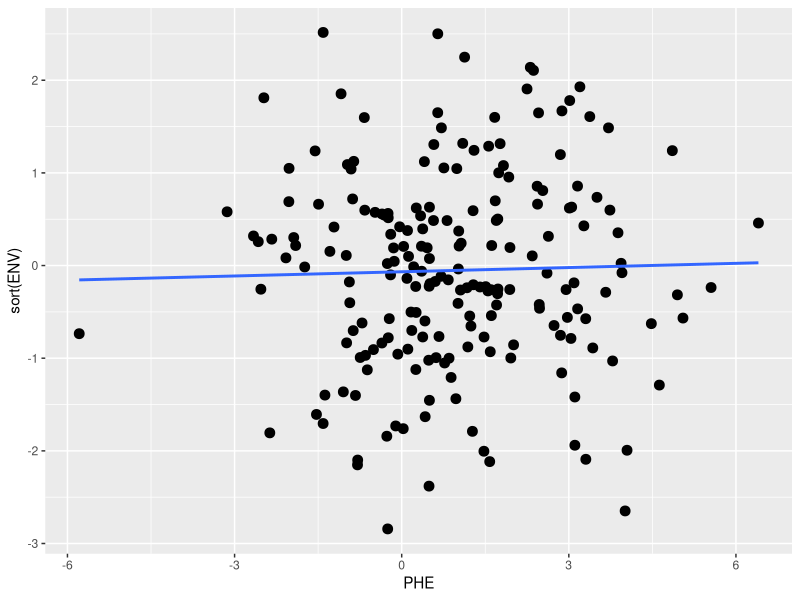
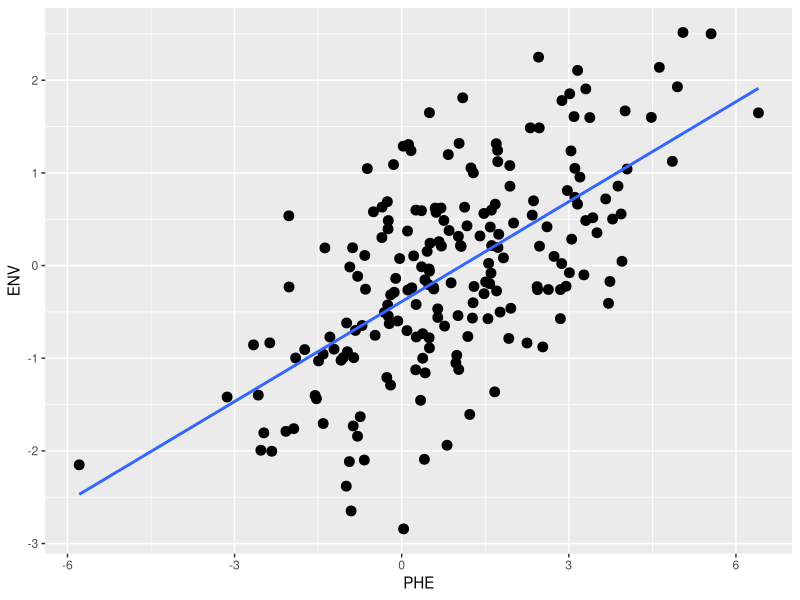
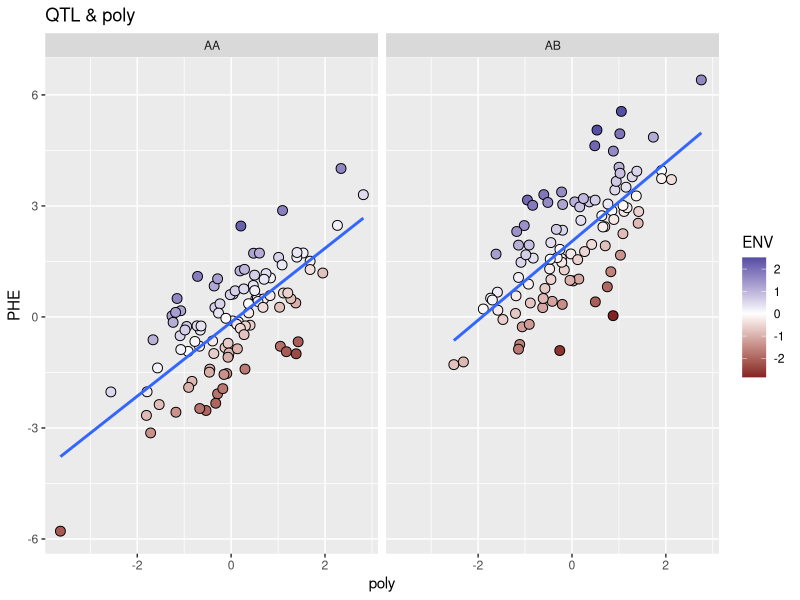
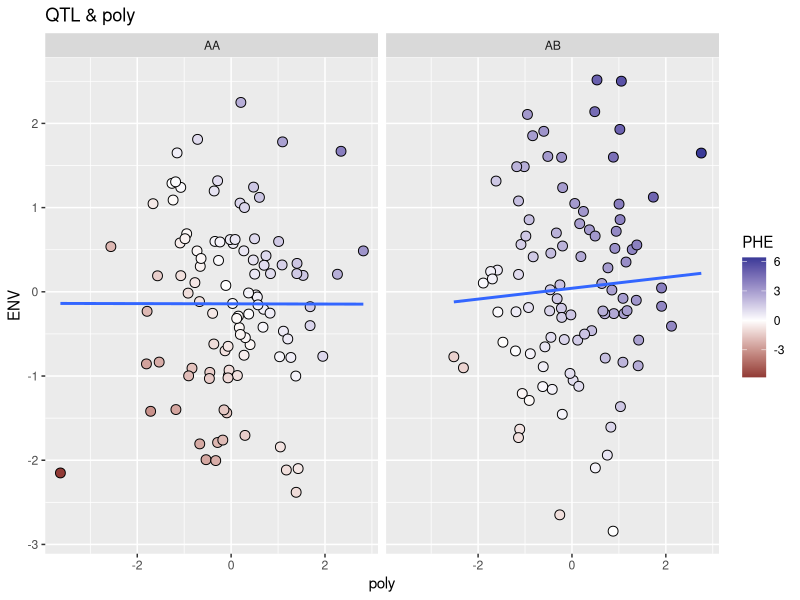
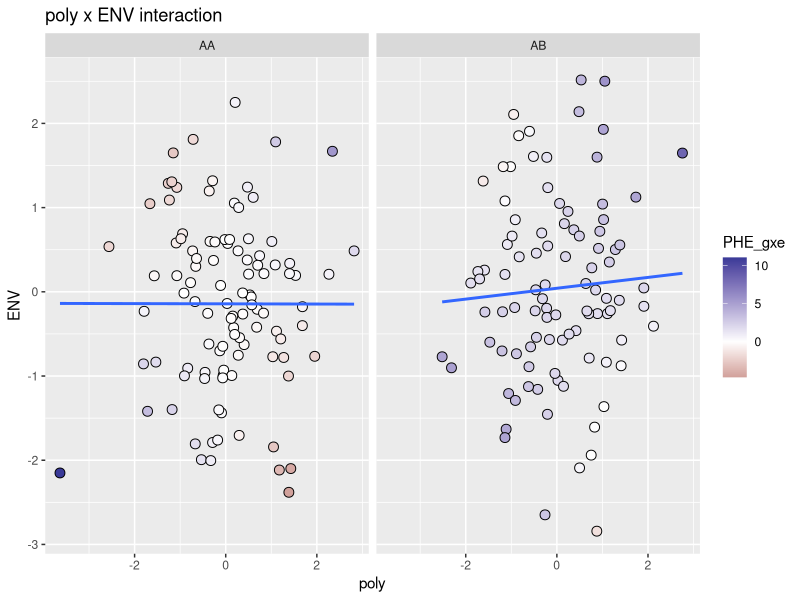
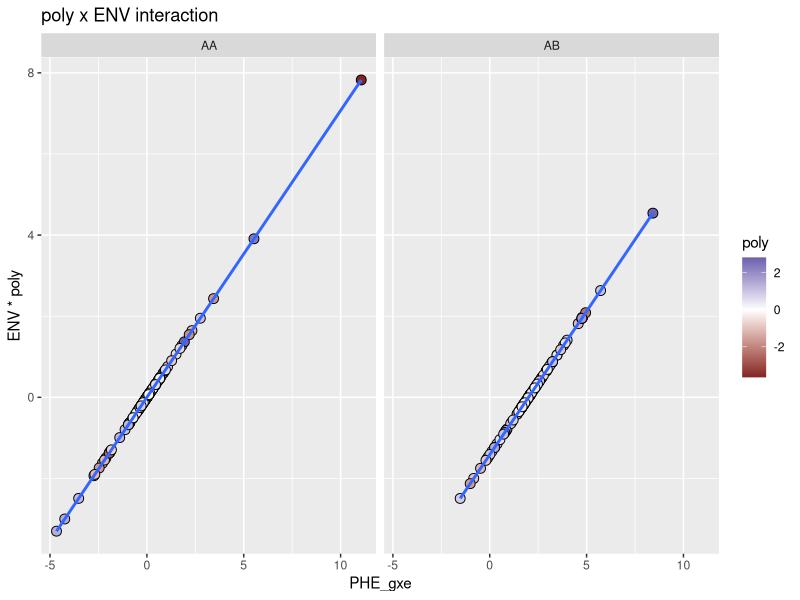
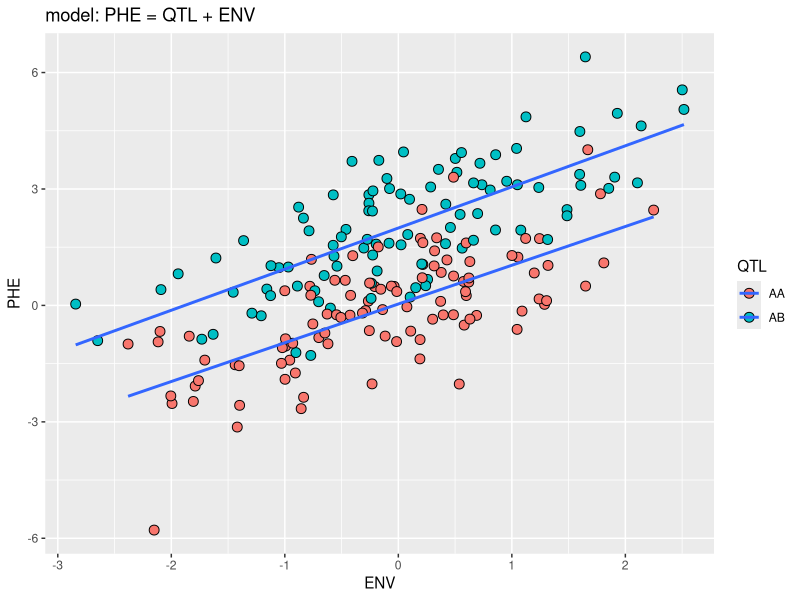
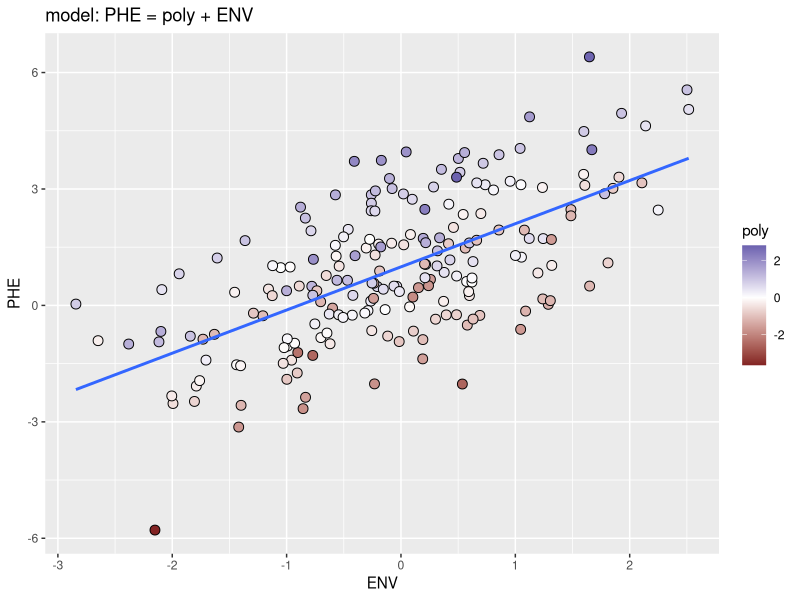

Generate these figures, in order, with R:
## ---- chunk 1
knitr::opts_chunk$set(echo = TRUE)
## ---- chunk 2
library(ggplot2)
library(dplyr)
## ---- chunk 3
n <- 200
sd <- 0
ENV <- rnorm(n)
QTL_num <- round(runif(n))
poly <- rnorm(n)
err <- sd * rnorm(n)
d <- data.frame(ENV,QTL_num,poly,err)
d$PHE <- d$ENV + 2 * d$QTL_num + d$poly + d$err
d$PHE_qxe <- 2 * d$ENV * d$QTL_num + d$poly + d$err
d$PHE_gxe <- sqrt(2) * d$ENV * d$poly + 2 * d$QTL_num + d$err
## ---- chunk 4
d <- mutate(d, QTL = c("AA","AB")[1 + round(QTL_num)])
## ---- chunk 5
ggplot(d, aes(PHE,sort(ENV))) +
  geom_point(size=3) +
  geom_smooth(method="lm",se=FALSE)
## ---- chunk 6
ggplot(d, aes(PHE,ENV)) +
  geom_point(size=3) +
  geom_smooth(method="lm",se=FALSE)
## ---- chunk 7
jpeg("../../Figs/phe_qtl.jpg", width=600, height=400)
ggplot(d, aes(ENV,PHE, fill=QTL)) +
  geom_point(size=3, shape=21) +
  geom_smooth(method="lm",se=FALSE) +
  ggtitle("model: PHE = QTL + ENV")
dev.off()
## ---- chunk 8
jpeg("../../Figs/phe_poly.jpg", width=600, height=400)
ggplot(d, aes(ENV,PHE, fill=poly)) +
  geom_point(size=3, shape=21) +
  geom_smooth(method="lm",se=FALSE) +
  scale_fill_gradient2() +
  ggtitle("model: PHE = poly + ENV")
dev.off()
## ---- chunk 9
jpeg("../../Figs/phe_qtl_poly.jpg", width=600, height=400)
ggplot(d, aes(ENV,PHE, fill=poly)) +
  geom_point(size=3,shape=21) +
  geom_smooth(method="lm",se=FALSE) +
  facet_wrap(~QTL)+
  scale_fill_gradient2() +
  ggtitle("model: PHE = QTL + poly + ENV")
dev.off()
## ---- chunk 10
ggplot(d, aes(poly,PHE, fill=ENV)) +
  geom_point(size=3, shape=21) +
  geom_smooth(method="lm",se=FALSE) +
  facet_wrap(~QTL)+
  scale_fill_gradient2() +
  ggtitle("QTL & poly")
## ---- chunk 11
ggplot(d, aes(poly,ENV, fill=PHE)) +
  geom_point(size=3, shape=21) +
  geom_smooth(method="lm",se=FALSE) +
  facet_wrap(~QTL)+
  scale_fill_gradient2() +
  ggtitle("QTL & poly")
## ---- chunk 12
jpeg("../../Figs/phe_qxe.jpg", width=600, height=400)
ggplot(d, aes(ENV,PHE_qxe, fill=poly)) +
  geom_point(size=3,shape=21) +
  geom_smooth(method="lm",se=FALSE) +
  facet_wrap(~QTL)+
  scale_fill_gradient2() +
  ggtitle("QTL x ENV interaction")
dev.off()
## ---- chunk 13
jpeg("../../Figs/phe_gxe.jpg", width=600, height=400)
ggplot(d, aes(ENV,PHE_gxe, fill=poly)) +
  geom_point(size=3,shape=21) +
  geom_smooth(method="lm",se=FALSE) +
  facet_wrap(~QTL)+
  scale_fill_gradient2() +
  ggtitle("poly x ENV interaction")
dev.off()
## ---- chunk 14
ggplot(d, aes(poly, ENV, fill=PHE_gxe)) +
  geom_point(size=3, shape=21) +
  geom_smooth(method="lm",se=FALSE) +
  facet_wrap(~QTL)+
  scale_fill_gradient2() +
  ggtitle("poly x ENV interaction")
## ---- chunk 15
ggplot(d, aes(PHE_gxe,ENV*poly, fill=poly)) +
  geom_point(size=3,shape=21) +
  geom_smooth(method="lm",se=FALSE) +
  facet_wrap(~QTL)+
  scale_fill_gradient2() +
  ggtitle("poly x ENV interaction")
